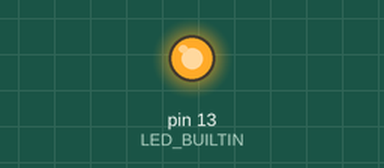
This sketch was run on a simulated Arduino Uno, built with avr-gcc and run on an emulated ATmega328P. Shown: output pins drawn as LEDs (lit = HIGH).

Above: at 0.5 s.
At 3.1 s:
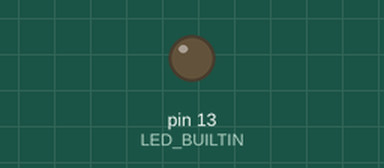
Timing chart, 0 to 3.7 s (numbered marks = the images above):
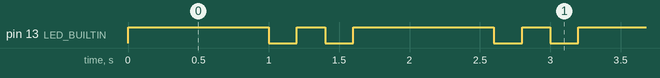

The sketch:

EXERCICI_6__COR_.ino
```cpp
void setup() {

  pinMode(LED_BUILTIN, OUTPUT);
}

// the loop function runs over and over again forever
void loop() {
  digitalWrite(LED_BUILTIN, HIGH);  // turn the LED on (HIGH is the voltage level)
  delay(1000);                      // wait for a second
  digitalWrite(LED_BUILTIN, LOW);   // turn the LED off by making the voltage LOW
  delay(200);                      // wait for a second
  digitalWrite(LED_BUILTIN, HIGH);  // turn the LED on (HIGH is the voltage level)
  delay(200);                      // wait for a second
  digitalWrite(LED_BUILTIN, LOW);   // turn the LED off by making the voltage LOW
  delay(200);
}
```

Measured:
- by itself, pin 13 (LED_BUILTIN): repeats every 1.6 s: LOW 0.20 s, HIGH 0.20 s, LOW 0.20 s, HIGH 1.0 s
- by itself, everything shown: repeats every 1.6 s, in 4 steps
